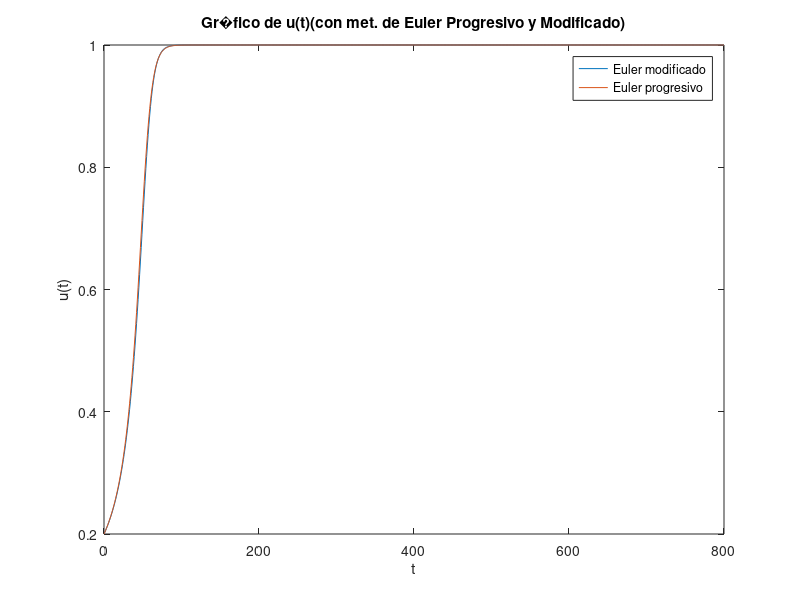

This figure's MATLAB source:
%Pregunta 4

%Par�metros
c1 = 0.175; alfa = 0.1; f = 0; n = 800;
q = (0:5); %Exponentes de h

for k = 1:1
    h = 2^q(k);
    t = (0:h:n);
    uM = zeros(1, length(t)); %Vector para Euler Modificado
    ut = zeros(1, length(t)); %Vector auxiliar de Euler Modificado
    uP = zeros(1, length(t)); %Vector para Euler Progresivo

    for j = 1:n / h
        %C�lculo de u(t) con met. de Euler Modificado
        uM(1) = 2 * alfa;
        u_prima = c1 * uM(j) * (uM(j) - alfa) * (1 - uM(j)) + f;
        ut(1 + j) = uM(j) + h / 2 * u_prima;
        ut_prima = c1 * ut(j + 1) * (ut(j + 1) - alfa) * (1 - ut(j + 1)) + f;
        uM(1 + j) = uM(j) + h * ut_prima;

        %C�lculo de u(t) con met. de Euler Progresivo
        uP(1) = 2 * alfa;
        up_prima = c1 * uP(j) * (uP(j) - alfa) * (1 - uP(j)) + f;
        uP(j + 1) = uP(j) + h * up_prima;
    end

    %Gr�ficos
    %subplot(3,2,k),plot(t,uM,'r')
    plot(t, uP, t, uM)
    xlabel('t'), ylabel('u(t)')
    legend('Euler modificado', 'Euler progresivo')
    hold on
    %subplot(3,2,k),plot(t,uP,'b')
    title('Gr�fico de u(t)(con met. de Euler Progresivo y Modificado)')
end
